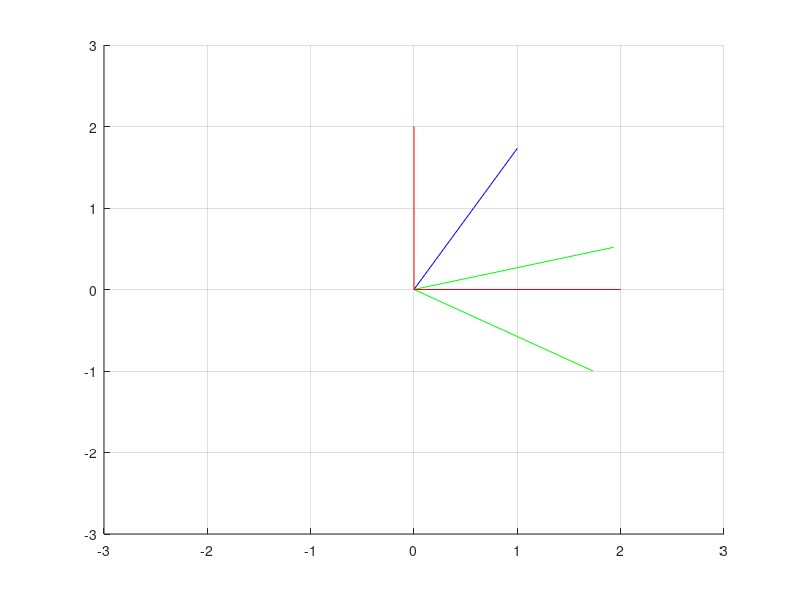

The MATLAB source for this figure:
axis([-3,3 ,-3,3])
grid
hold on
echo on
x=[1;sqrt(3)]
plot([0,x(1)],[0,x(2)],'b')
pause
th=pi/4;
q=[cos(th),sin(th);-sin(th),cos(th)];
y=q*x;
plot([0,y(1)],[0,y(2)],'g')
pause
y=q*y;
plot([0,y(1)],[0,y(2)],'g')
pause,echo off
disp(' para hacer cero la segunda componente de x, cogemos th=pi/3')
pause,echo on
th=pi/3;
q=[cos(th),sin(th);-sin(th),cos(th)];
y=q*x
pause
plot([0,y(1)],[0,y(2)],'r')
pause
disp(' para hacer cero la primera componente de x, cogemos th=pi/6')
pause
th=-pi/6;
q=[cos(th),sin(th);-sin(th),cos(th)];
y=q*x
pause
plot([0,y(1)],[0,y(2)],'r')